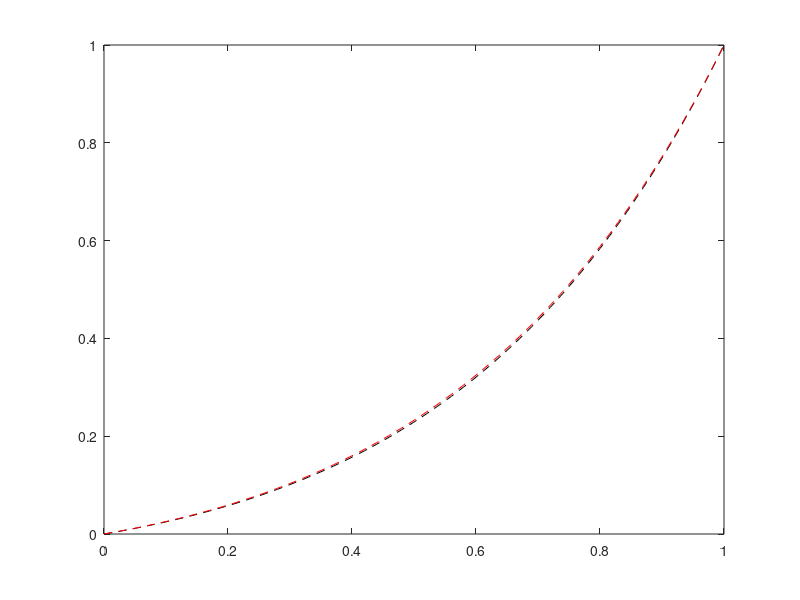

The MATLAB source for this figure:
clear
x=linspace(0,1,101);
dx=0.01;
%해석해
a=1/dx^2/(2/dx^2+3/dx-2);
b=(1/dx^2+3/dx)/(2/dx^2+3/dx-2);
ya=1/(exp(1)-exp(2))*(exp(x)-exp(2*x));
y(1)=0;y(101)=1;y(2:100)=0.5;
yo=y;
for k = 1:100000
    for i = 2 : 100
        y(i)=a*yo(i+1)+b*yo(i-1);
    end
    aydif=abs(y-yo);
    maxaydif=max(aydif);
    if maxaydif < 1e-7
        break
    end
    yo=y;
end

plot(x,ya,'k--')
hold on
plot(x,y,'r--')
hold off
